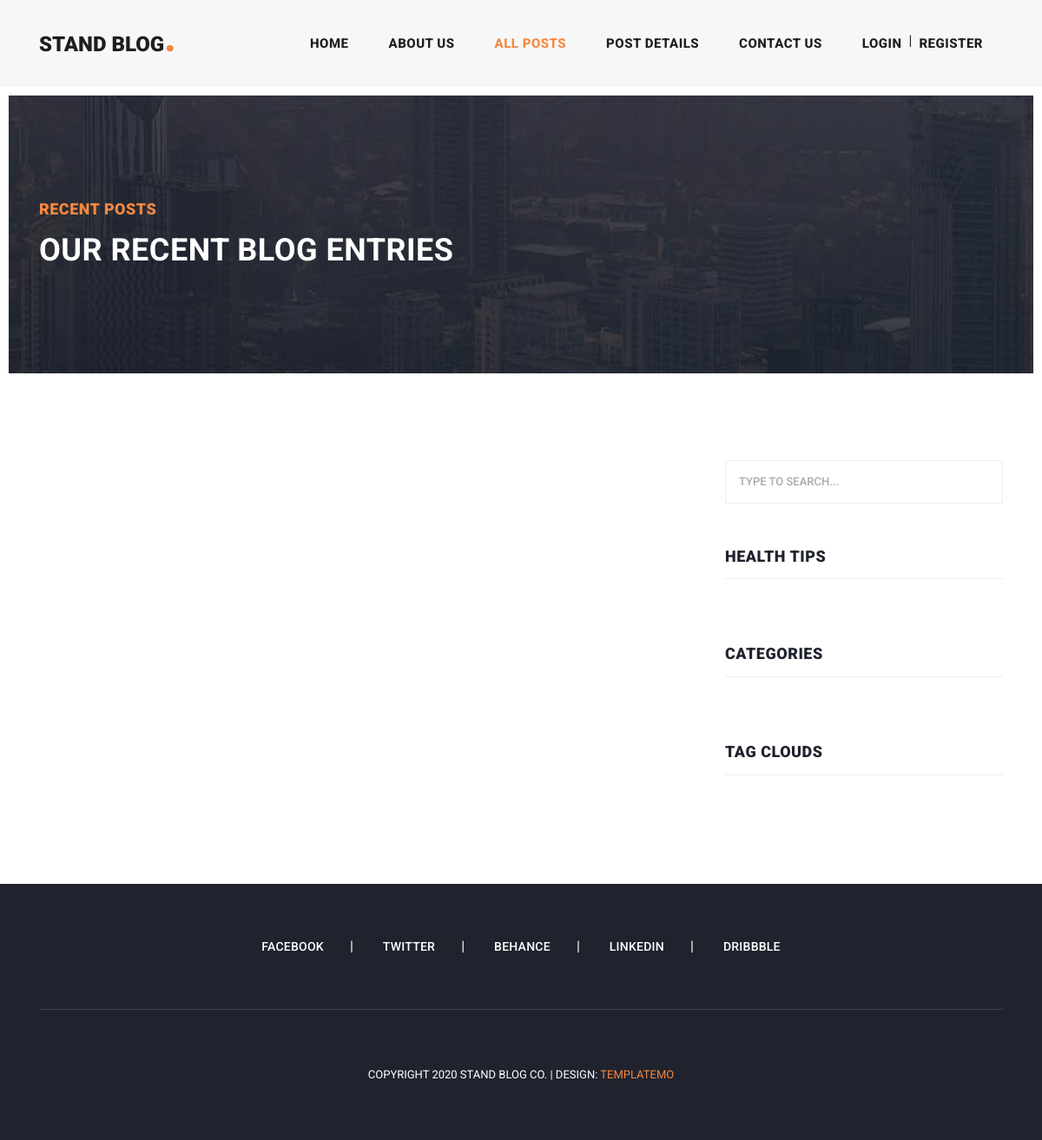
The page /articles/post_list on the database as committed earlier.
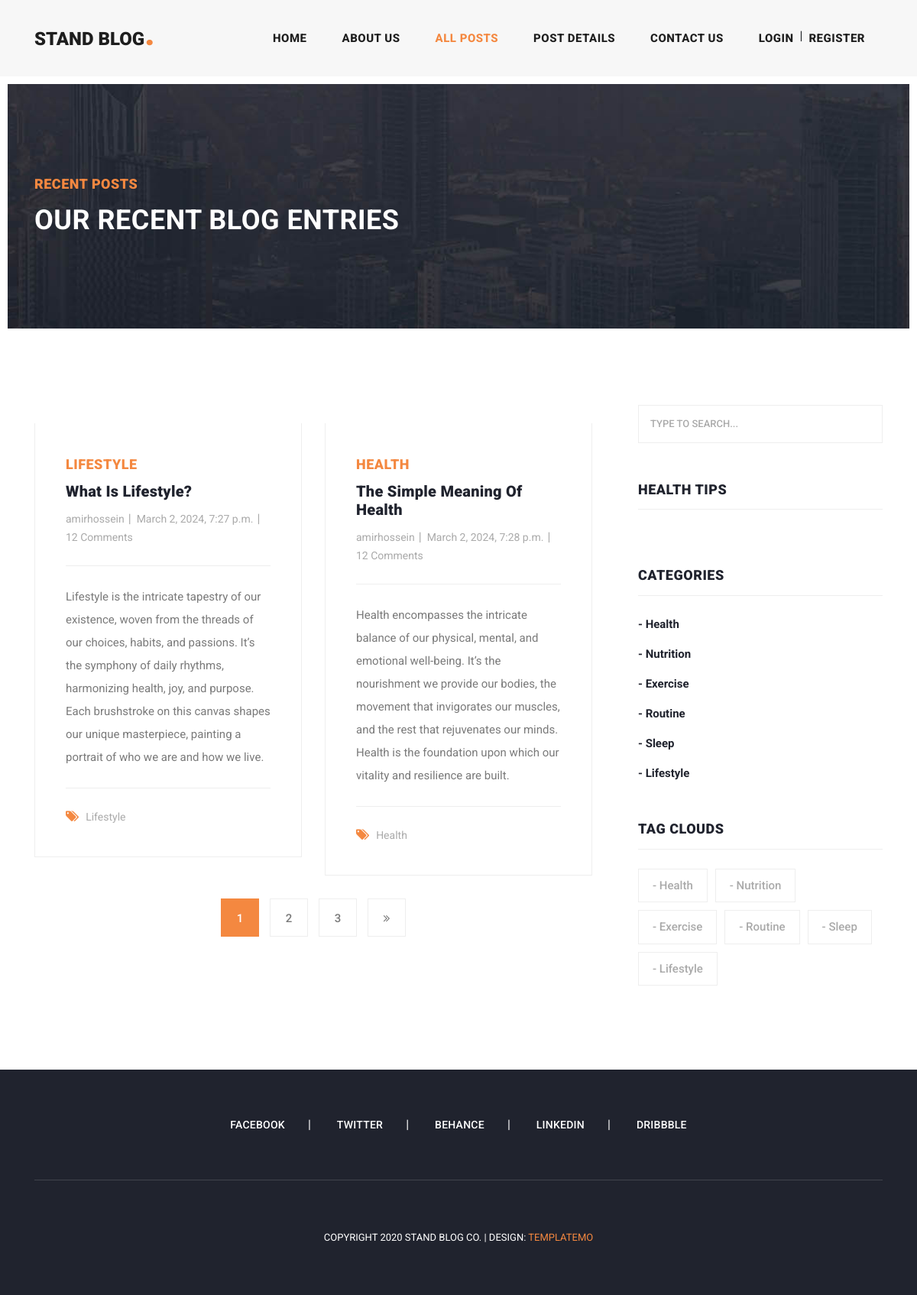
The same page on the database as committed later.
### blog/models.py (models this page shows, shortened)
class Post(models.Model):
    author = models.ForeignKey(User, on_delete=models.CASCADE)
    title = models.CharField(max_length=70)
    category = models.ManyToManyField(Category, related_name="posts")
    body = models.TextField()
    image = models.ImageField(null=True, upload_to="post_image")
    slug = models.SlugField(null=True, blank=True, unique=True)
    created = models.DateTimeField(auto_now_add=True)
    updated = models.DateTimeField(auto_now=True)
    class Meta:
        ordering = ('created',)

class Category(models.Model):
    title = models.CharField(max_length=100)
    created = models.DateTimeField(auto_now_add=True)

### blog/views.py (the view)
# urls.py: path('post_list', views.post_list, name="post_list"),
def post_list(request):
    categories = Category.objects.all()
    posts = Post.objects.all()
    paginator = Paginator(posts, 2)
    page_number = request.GET.get('page')
    objects_list = paginator.get_page(page_number)
    return render(request, 'blog/post_list.html', context={'posts':objects_list, 'categories':categories})

### blog/templates/blog/post_list.html (shortened to what this page needs)
{% extends "home/main.html" %}
{% load static %}
{% block content %}
    <div class="heading-page header-text">
      <section class="page-heading">
        <div class="container">
          <div class="row">
            <div class="col-lg-12">
              <div class="text-content">
                <h4>Recent Posts</h4>
                <h2>Our Recent Blog Entries</h2>
              </div>
            </div>
          </div>
        </div>
      </section>
    </div>
    <section class="blog-posts grid-system">
      <div class="container">
        <div class="row">
          <div class="col-lg-8">
            <div class="all-blog-posts">
              <div class="row">
              {% for post in posts %}
                <div class="col-lg-6">
                  <div class="blog-post">
                    <div class="blog-thumb">
                    </div>
                    <div class="down-content">
                      <span>{{post.category.first.title}}</span>
                      <a href="post-details.html"><h4>{{post.title}}</h4></a>
                      <ul class="post-info">
                        <li><a href="#">{{post.author.username}}</a></li>
                        <li><a href="#">{{post.created}}</a></li>
                        <li><a href="#">12 Comments</a></li>
                      </ul>
                      <p>{{post.body}}</p>
                      <div class="post-options">
                        <div class="row">
                          <div class="col-lg-12">
                            <ul class="post-tags">
                              <li><i class="fa fa-tags"></i></li>
                              <li><a href="#">{{ post.category.first.title }}</a></li>
                            </ul>
                          </div>
                        </div>
                      </div>
                    </div>
                  </div>
                </div>
                {% endfor %}
                <div class="col-lg-12">
                  {% if posts.has_other_pages %}
                    <ul class="page-numbers">
                    {% for i in posts.paginator.page_range %}
                      {% if posts.number == i %}
                        <li class="active"><a href="?page={{ i }}{% if request.GET.q %}&q={{ request.GET.q }}{% endif %}">{{ i }}</a></li>
                      {% else %}
                        <li><a href="?page={{ i }}{% if request.GET.q %}&q={{ request.GET.q }}{% endif %}">{{ i }}</a></li>
                      {% endif %}
                    {% endfor %}
                    {% if posts.has_next %}
                        <li><a href="?page={{ posts.next_page_number }}{% if request.GET.q %}&q={{ request.GET.q }}{% endif %}"><i class="fa fa-angle-double-right"></i></a></li>
                    {% endif %}
                    </ul>
                  {% endif %}
                </div>
              </div>
            </div>
          </div>
                {% include "home/sidebar.html" %}
    </section>
{% endblock %}

### home/templates/home/main.html
{% load static %}
<!DOCTYPE html>
<html lang="en">
<head>
{% include "home/header.html" %}
</head>
<body>
{% block content %}
{% endblock %}
{% include "home/footer.html" %}
</body>
</html>

### home/templates/home/header.html (shortened to what this page needs)
{% load static %}
<!DOCTYPE html>
<html lang="en">
  <head>
    <link href="{% static "vendor/bootstrap/css/bootstrap.min.css" %}"  rel="stylesheet">
    <link rel="stylesheet" href="{% static "css/fontawesome.css" %}">
    <link rel="stylesheet" href="{% static "css/templatemo-stand-blog.css" %}">
    <link rel="stylesheet" href="{% static "css/owl.css" %}">
  </head>
  <body>
    <header class="">
      <nav class="navbar navbar-expand-lg">
        <div class="container">
          <a class="navbar-brand" href="index.html"><h2>Stand Blog<em>.</em></h2></a>
          <div class="collapse navbar-collapse" id="navbarResponsive">
            <ul class="navbar-nav ml-auto">
              <li class="nav-item active">
                <li class="nav-item {% if request.resolver_match.url_name == 'home' %} active {% endif %}">
                  <a class="nav-link" href="{% url "home:home" %}">Home<span class="sr-only">(current)</span></a>
                </li>
              </li>
              <li class="nav-item">
                <a class="nav-link {% if request.resolver_match.url_name == 'about_us' %} active {% endif %}"
                href="{% url "blog:about_us" %}">About Us</a>
              </li>
              <li class="nav-item">
                <a class="nav-link {% if request.resolver_match.url_name == "post_list" %} active {% endif %}"
                 href="{% url "blog:post_list" %}">All Posts</a>
              </li>
              <li class="nav-item">
                <a class="nav-link {% if request.resolver_match.url_name == "detail" %} active {% endif %}"
                href="">Post Details</a>
              </li>
              <li class="nav-item">
                <a class="nav-link {% if request.resolver_match.url_name == 'contact_us' %} active {% endif %}"
                href="{% url "blog:contact_us" %}">Contact Us</a>
              </li>
              <li class="nav-item">
                {% if request.user.is_authenticated %}
                  <div class="d-flex">
                    {% if user.profile.image %}
                      <span><img src="{{user.profile.image.url }}" width="30px" height="30px" style="border-radius: 100%"></span>
                    {% else %}
                      <span><img src="{% static 'images/profile.jpg' %}" width="30px" height="30px" style="border-radius: 100%"></span>
                    {% endif%}
                    <a class="nav-link" href="">{{ request.user.username}}</a>
                    <span class="mt-1"><a style="color: black;font-weight: bold; font-size:17.5px" href="{% url 'account:logout' %}">|  Logout</a></span>
                  </div>
                  {% else %}
                  <div class="d-flex">
                  <a class="nav-link" href="{% url 'account:login' %}">Login</a><span class="mt-1">|</span>
                  <a class="nav-link" href="{% url 'account:register' %}">Register</a>
                  </div>
                  {% endif %}
              </li>
            </ul>
          </div>
        </div>
      </nav>
    </header>

### home/templates/home/sidebar.html (shortened to what this page needs)
<div class="col-lg-4">
    <div class="sidebar">
      <div class="row">
        <div class="col-lg-12">
          <div class="sidebar-item search">
            <form id="search_form" name="gs" method="GET" action="{% url "blog:search" %}">
              <input type="text" name="q" class="searchText" placeholder="type to search..." autocomplete="on">
            </form>
          </div>
        </div>
        <div class="col-lg-12">
          <div class="sidebar-item recent-posts">
            <div class="sidebar-heading">
              <h2>Health tips</h2>
            </div>
          </div>
        </div>
        <div class="col-lg-12">
          <div class="sidebar-item categories">
            <div class="sidebar-heading">
              <h2>Categories</h2>
            </div>
            <div class="content">
              <ul>
                {% for category in categories %}
                <li><a href="#">- {{ category.title }}</a></li>
                {% endfor %}
              </ul>
            </div>
          </div>
        </div>
        <div class="col-lg-12">
          <div class="sidebar-item tags">
            <div class="sidebar-heading">
              <h2>Tag Clouds</h2>
            </div>
            <div class="content">
              <ul>
                {% for category in categories %}
                <li><a href="#">- {{ category.title }}</a></li>
                {% endfor %}
              </ul>
            </div>
          </div>
        </div>
      </div>
    </div>
  </div>
</div>
</div>

### home/templates/home/footer.html (shortened to what this page needs)
{% load static %}
  <footer>
    <div class="container">
      <div class="row">
        <div class="col-lg-12">
          <ul class="social-icons">
            <li><a href="#">Facebook</a></li>
            <li><a href="#">Twitter</a></li>
            <li><a href="#">Behance</a></li>
            <li><a href="#">Linkedin</a></li>
            <li><a href="#">Dribbble</a></li>
          </ul>
        </div>
        <div class="col-lg-12">
          <div class="copyright-text">
            <p>Copyright 2020 Stand Blog Co.
               | Design: <a rel="nofollow" href="https://templatemo.com" target="_parent">TemplateMo</a></p>
          </div>
        </div>
      </div>
    </div>
  </footer>
</body>
</html>

Rows that differ between the two databases and show on the page:
added Post: category.first "LIFESTYLE", title "What Is Lifestyle?", author.username "amirhossein", created "March 2, 2024, 7:27 p.m.", body "Lifestyle is the intricate tapestry of our existence, woven from the threads of our choices, habits, and passions. It’s the symphony of daily rhythms, harmonizing health, joy, and purpose. Each brushstroke on this canvas shapes our unique masterpiece, painting a portrait of who we are and how we live.", category.first "Lifestyle"
added Post: category.first "HEALTH", title "The Simple Meaning Of Health", author.username "amirhossein", created "March 2, 2024, 7:28 p.m.", body "Health encompasses the intricate balance of our physical, mental, and emotional well-being. It’s the nourishment we provide our bodies, the movement that invigorates our muscles, and the rest that rejuvenates our minds. Health is the foundation upon which our vitality and resilience are built.", category.first "Health"
added Category: title "Health"
added Category: title "Nutrition"
added Category: title "Exercise"
added Category: title "Routine"
added Category: title "Sleep"
added Category: title "Lifestyle"
Other text that changed with them:
new list line: "1"
new list line: "2"
new list line: "3"
